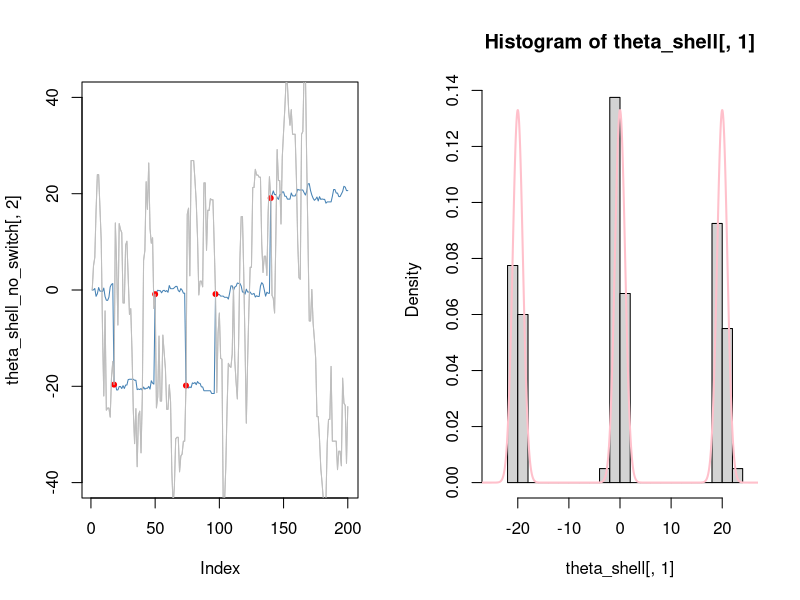

Recreate this plot in R.
### ------------------------- Helper Functions  -----------------------------###

vanilla_mh <- function(log_target, theta_curr, prop_sd){
  theta_star <- rnorm(1, theta_curr, prop_sd )
  
  log_accept_prob <- log_target(theta_star) - log_target(theta_curr)
  accept <- log(runif(1)) < log_accept_prob
  if(is.na(accept)) browser()
  if(accept){ return(theta_star) }else{ return(theta_curr)}
}

### tempered distribution for various temperature, temp.
ftemp <- function(x, temp) ( (1/3)*dnorm(x,-20,1) + (1/3)*dnorm(x,0,1) + (1/3)*dnorm(x,20,1))^(1/temp)
log_target <- function(x) log(ftemp(x, temp=1))

### ------------------------- Parallel Tempering  ---------------------------###
set.seed(10)

iter <- 200
tempv <- c(1,100)

n_temps <- length(tempv)
temp_indx <- 1:n_temps

theta_shell <- matrix(0, nrow=iter, ncol=n_temps)
theta_shell_no_switch = matrix(0, nrow=iter, ncol=n_temps)
swap_shell <- numeric(length = iter)

for( i in 2:iter){
  
  ## update chains (potentially in parallel )
  for(t in temp_indx){
    log_target <- function(x) log( ftemp(x, temp=tempv[t]) )
    
    prop_sd = ifelse(t==1, 1, 10)
    
    theta_shell[i, t] <-  vanilla_mh(log_target = log_target, 
                                     theta_curr = theta_shell[i-1, t], 
                                     prop_sd = prop_sd)
    
  }
  theta_shell_no_switch[i, ] = theta_shell[i, ]
  
  ## propose swap, from swap_idx[1] (chain j) to swap_idx[2] (chain k)
  swap_idx <- sample(temp_indx, 2, replace = T)
  cj <- swap_idx[1]
  ck <- swap_idx[2]
  theta_j <- theta_shell[ i , cj]
  theta_k <- theta_shell[ i , ck]
  
  log_target <- function(x) log(ftemp(x, temp=1))
  f1 <- tempv[cj]*( log_target( theta_j ) - log_target( theta_k ) )
  f2 <- tempv[ck]*( log_target( theta_k ) - log_target( theta_j )  )
  
  accept_prob <- min( c(1, exp(f1 + f2) ) )
    
  if( rbinom(1,1, accept_prob)==1 ){
    
    ## make the swap
    theta_shell[i, cj] <- theta_k
    theta_shell[i, ck] <- theta_j
    
    ## record the swap
    swap_shell[i] = ifelse(cj!=ck, 1, 0)

  }
  
}

par(mfrow=c(1,2))
plot(theta_shell_no_switch[,2], type='l', col='gray', ylim=c(-40,40))
lines(theta_shell[,1], col='steelblue')
#lines(theta_shell_no_switch[,1], col='green')
points(1:iter, theta_shell[,1], pch=20, 
       col=ifelse(swap_shell==1, 'red', NA) )
lines(theta_shell_no_switch[,2], col='gray')

hist(theta_shell[,1], breaks=30,freq = F, 
     xlim=c(-25,25))
curve(ftemp(x,temp=1), from = -40, to=40,ylim=c(0,1), add=T, col='pink', n = 100000,lwd=2,
      ylim=c(0,.3))
